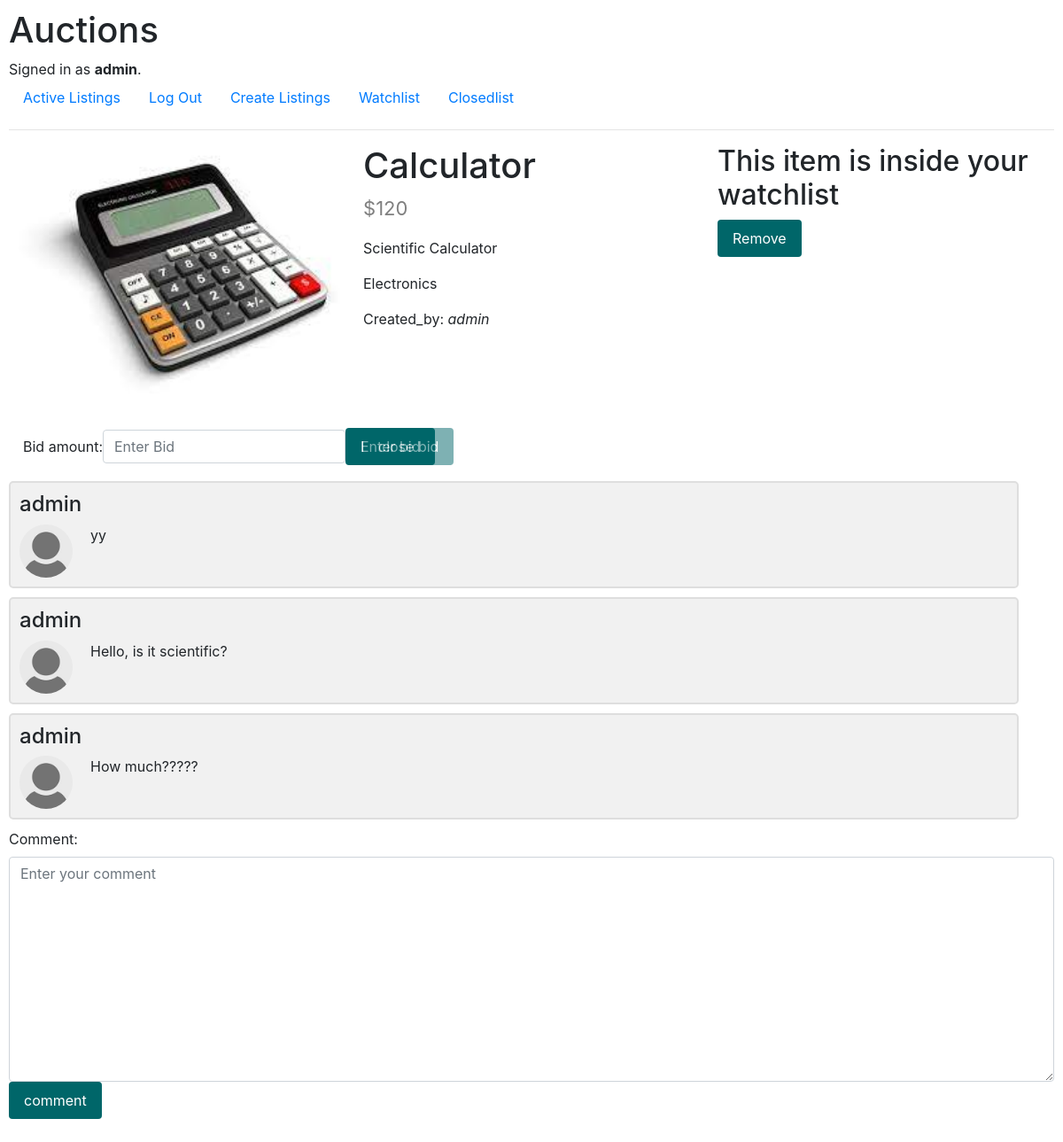
/listing/46 (signed in), run on the app's committed database.
### auctions/models.py (models this page shows, shortened)
class User(AbstractUser):
    pass

class Listings(models.Model):
    title = models.CharField(blank=False, max_length=30)
    description = models.CharField(blank=True, max_length=100)
    active = models.BooleanField(null=False)
    picture = models.ImageField(upload_to='media/', null=True, blank= True)
    category = models.ForeignKey(Category, on_delete = models.CASCADE)
    start_bid = models.IntegerField(blank=False, default=1)
    watchlist = models.ManyToManyField(User, blank=True, related_name="watchlist")

class Category(models.Model):
    category_name = models.CharField(max_length=64)
    def __str__(self):
        return f"{self.category_name}"

class Created_by(models.Model):
    creator = models.ForeignKey(User, on_delete= models.CASCADE, related_name="creator")
    listing = models.ForeignKey(Listings, on_delete=models.CASCADE, related_name="listing")

class Comments(models.Model):
    comment = models.TextField(max_length=255, null=True, blank=True)
    user_comment = models.ForeignKey(User, on_delete=models.CASCADE)
    list_comment = models.ForeignKey(Listings, on_delete=models.CASCADE)

### auctions/views.py (the view, shortened to what this page needs)
# urls.py: path("listing/<list_id>", views.listing, name="listing"),
@login_required
def listing(request, list_id):
    exact_item = Listings.objects.get(pk=list_id)
    owner = Created_by.objects.get(listing=exact_item)
    allcomments = Comments.objects.filter(list_comment=exact_item).all()
    signed_user = User.objects.get(pk=request.user.id)
    wlcheck = signed_user.watchlist.filter(id=exact_item.id).exists()
    if wlcheck:
        if(request.GET.get('remove')):
            signed_user.watchlist.remove(exact_item)
            return HttpResponseRedirect(reverse("listing", args=(list_id,)))
    else:
        if(request.GET.get('add')):
            signed_user.watchlist.add(exact_item)
            return HttpResponseRedirect(reverse("listing", args=(list_id,)))
    if request.user == owner.creator:
        possessor = True
    else:
        possessor=False
    if request.GET.get('close'):
        bid_happend = exact_item.list.filter(bid_amount=exact_item.start_bid)
        if not bid_happend:
            return HttpResponse("The auction for this item has not yet started")
        else:
            return HttpResponseRedirect(reverse("closedbid",args=(list_id,)))
    return render(request, "auctions/listing.html",{
        "list_id" :list_id,
        "item" : exact_item,
        "createdby" : owner,
        "allcomments" : allcomments,
        "comments": CommentsForm(),
        "bidform" : BidsForm(),
        "wlcheck" : wlcheck,
        "possessor" :possessor,
    })

### auctions/forms.py
class CommentsForm(ModelForm):
    class meta:
        model = Comments
        fields = ['comment', 'user_comment', 'list_comment']

class BidsForm(ModelForm):
    class meta:
        model = Bids
        fields = ['bid_amount', 'uid', 'listid']

### auctions/templates/auctions/listing.html (shortened to what this page needs)
{% extends "auctions/layout.html" %}
{% load static %}
{% block body %}
        <div class="wrapper">
            <div class="list-details">
                <div class="image">
                    {% if item.picture %}
                <img src="{{ item.picture.url }}" class="post-image" style="width: 100%; height: 300px;">
                    {% endif %}
                </div>
                <div class="detail">
                    <h1>{{ item.title }}</h1>
                    <p class="price">${{ item.start_bid }}</p>
                    <p>{{ item.description }}</p>
                    <p>{{ item.category }}</p>
                    <p>Created_by: <i>{{ createdby.creator }}</i></p>
                </div>
                <div class="formcheck">
                    <form action="{% url 'listing' item.id %}" method="GET">
                        {% if wlcheck %}
                        <h2>This item is inside your watchlist</h2>
                        <input type="submit" name="remove" value="Remove" class="btn">
                        {% else %}
                        <h2>This item is not in your watchlist</h2>
                        <input type="submit" name="add" value="Add" class="btn">
                        {% endif %}
                    </form>
                </div>
                <form action="{% url 'listing' list_id %}" method="POST" class="form-inline">
                <div class="form-group mx-sm-3 mb-2">
                    {{ bidform }}
                </div>
                </form>
                <div class="close">
                    <form action="{% url 'listing' item.id %}" method="GET" class="form-inline">
                        {% if possessor %}
                        <input type="submit" name="close" value="close bid" class="btn btn-primary">
                        {% endif %}
                    </form>
                </div>
            </div>
        </div>
    {% for comments in allcomments %}
        <div class="container">
                <h4>{{comments.user_comment}}</h4>
                <img src="{% static 'auctions/images/avatar.jpg' %}" alt="{{comments.user_comment}}" class="left" style="width:100%">
                <p>{{ comments.comment }}</p>
        </div>
        {% endfor %}
        <div class="form-group">
            <form action="{% url 'listing' list_id %}" method="POST">
                {{ comments }}
                <input type="submit" value="comment" class="btn">
            </form>
        </div>
    {% endblock %}

### auctions/templates/auctions/layout.html (shortened to what this page needs)
{% load static %}
<!DOCTYPE html>
<html lang="en">
    <head>
        <link rel="stylesheet" href="https://stackpath.bootstrapcdn.com/bootstrap/4.4.1/css/bootstrap.min.css">
        <link href="{% static 'auctions/styles.css' %}" rel="stylesheet">
    </head>
    <body>
        <h1>Auctions</h1>
        <div>
            {% if user.is_authenticated %}
                Signed in as <strong>{{ user.username }}</strong>.
            {% else %}
                Not signed in.
            {% endif %}
        </div>
        <ul class="nav">
            <li class="nav-item">
                <a class="nav-link" href="{% url 'index' %}">Active Listings</a>
            </li>
            {% if user.is_authenticated %}
                <li class="nav-item">
                    <a class="nav-link" href="{% url 'logout' %}">Log Out</a>
                </li>
                <li class=""nav-item>
                    <a class="nav-link" href="{% url 'create_listing' user.id %}">Create Listings</a>
                </li>
                <li>
                    <a class="nav-link" href="{% url 'watchlist' user.id %}">Watchlist</a>
                </li>
                <li>
                    <a class="nav-link" href="{% url 'closedlist' %}">Closedlist</a>
                </li>
            {% endif %}
        </ul>
        <hr>
        {% block body %}
        {% endblock %}
    </body>
</html>

### auctions/static/auctions/styles.css (style rules this page uses)
body { padding: 10px; }
.btn { padding: .5rem 1rem; background: #006669; color:white; border : 1px solid transparent; border-radius: .25rem; }
.price { color: grey; font-size: 22px; }
.container { border: 2px solid #dedede; background-color: #f1f1f1; border-radius: 5px; padding: 10px; margin: 10px 0; }
.container::after { content: ""; clear: both; display: table; }
.container img { float: left; max-width: 60px; width: 100%; margin-right: 20px; border-radius: 50%; }
.wrapper { margin: auto; width: 100%; }
.list-details { display: grid; grid-template-columns: 1fr 1fr 1fr ; grid-template-rows: auto; grid-gap: 20px 20px; }

### data on the page
User: username "admin"
Listings: picture (picture), title "Calculator", start_bid "120", description "Scientific Calculator", category "Electronics"
Created_by: creator "admin"
Comments: user_comment "admin", comment "yy"
Comments: user_comment "admin", comment "Hello, is it scientific?"
Comments: user_comment "admin", comment "How much?????"
